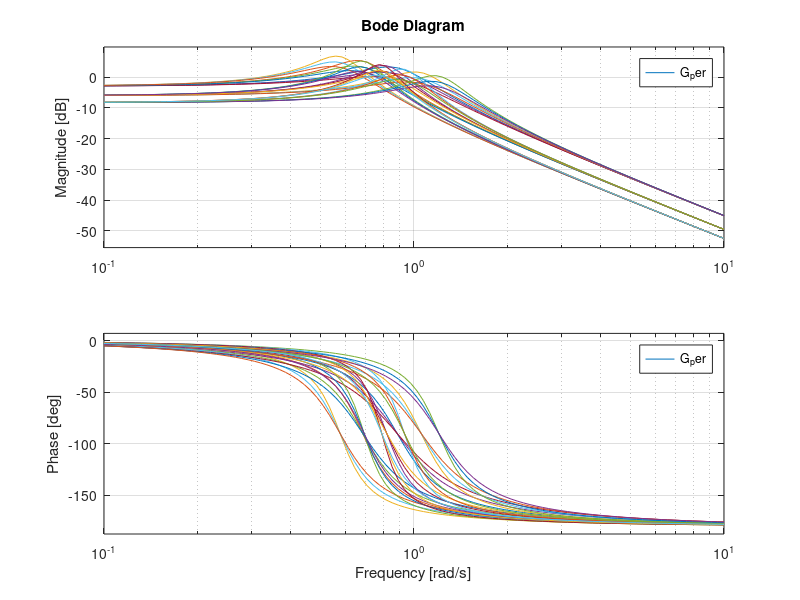
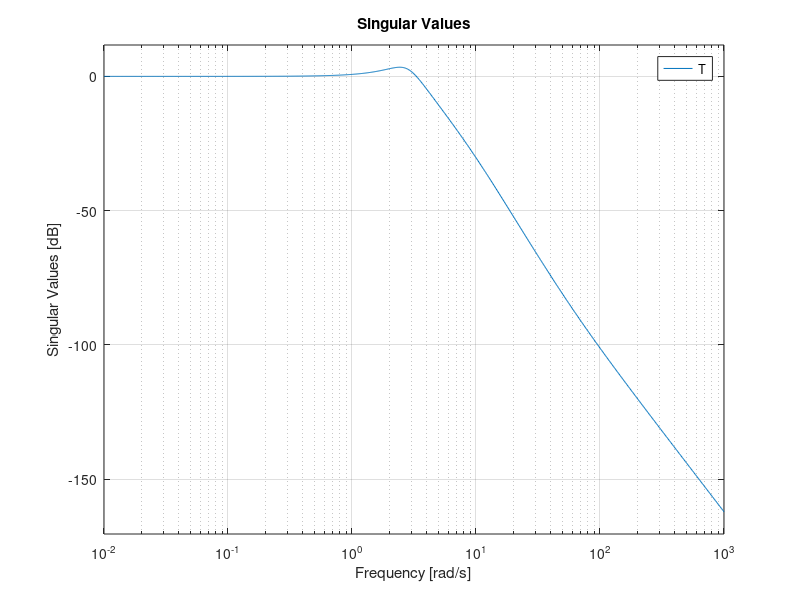
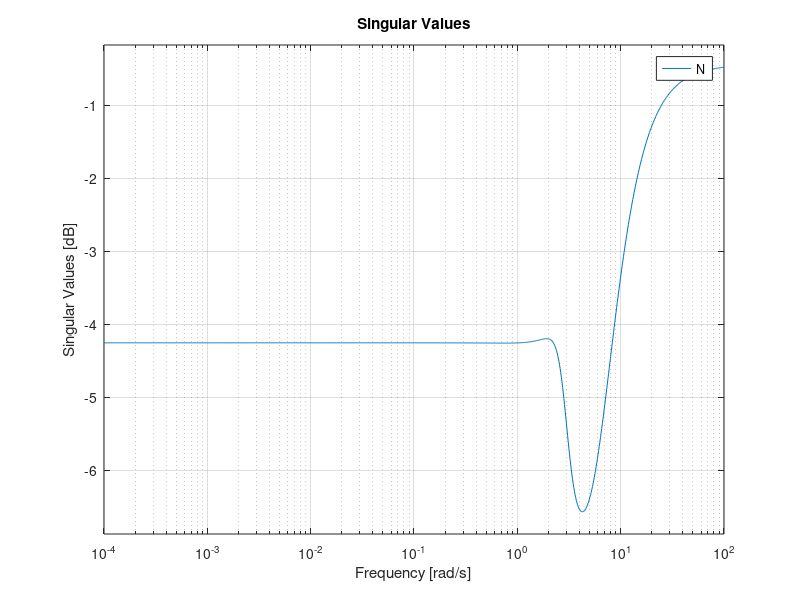
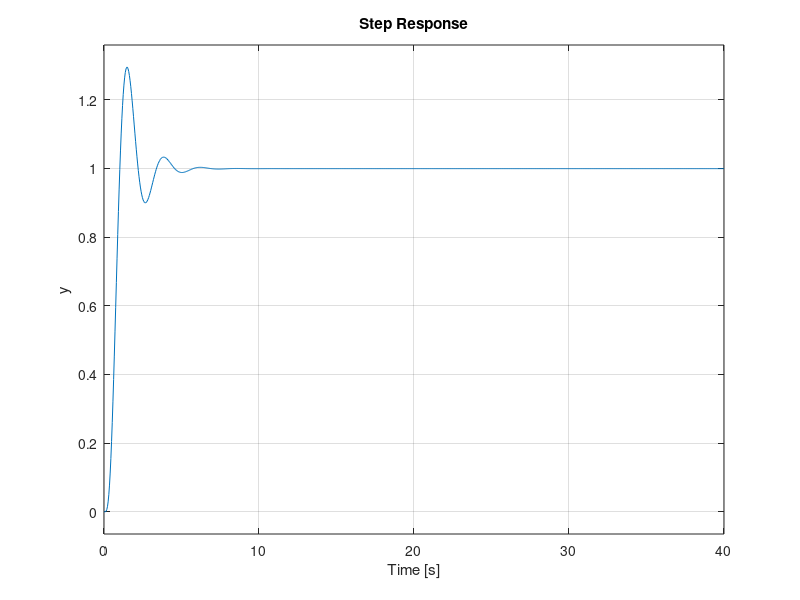

These figures' MATLAB source, in order:
% ===============================================================================
% Robust Control of a Mass-Damper-Spring System
% ===============================================================================
% Reference: Gu, D.W., Petkov, P.Hr. and Konstantinov, M.M.
%            Robust Control Design with Matlab, Springer 2005
% ===============================================================================

% Tabula Rasa
clear all, close all, clc

% ===============================================================================
% System Model
% ===============================================================================
%                +---------------+  
%                | d_m   0    0  |
%          +-----|  0   d_c   0  |<----+
%      u_m |     |  0    0   d_k |     | y_m
%      u_c |     +---------------+     | y_c
%      u_k |                           | y_k
%          |     +---------------+     |
%          +---->|               |-----+
%                |     G_nom     |
%        u ----->|               |-----> y
%                +---------------+

% Nominal Values
m_nom = 3;   % mass
c_nom = 1;   % damping coefficient
k_nom = 2;   % spring stiffness

% Perturbations
p_m = 0.4;   % 40% uncertainty in the mass
p_c = 0.2;   % 20% uncertainty in the damping coefficient
p_k = 0.3;   % 30% uncertainty in the spring stiffness

% State-Space Representation
A =   [            0,            1
        -k_nom/m_nom, -c_nom/m_nom ];

B1 =  [            0,            0,            0
                -p_m,   -p_c/m_nom,   -p_k/m_nom ];

B2 =  [            0
             1/m_nom ];

C1 =  [ -k_nom/m_nom, -c_nom/m_nom
                   0,        c_nom
               k_nom,            0 ];

C2 =  [            1,            0 ];

D11 = [         -p_m,   -p_c/m_nom,   -p_k/m_nom
                   0,            0,            0
                   0,            0,            0 ];

D12 = [      1/m_nom
                   0
                   0 ];

D21 = [            0,            0,            0 ];

D22 = [            0 ];

inname = {'u_m', 'u_c', 'u_k', 'u'};             % input names
outname = {'y_m', 'y_c', 'y_k', 'y'};            % output names

G_nom = ss (A, [B1, B2], [C1; C2], [D11, D12; D21, D22], ...
            'inputname', inname, 'outputname', outname);


% ===============================================================================
% Frequency Analysis of Uncertain System
% ===============================================================================

% Uncertainties: -1 <= delta_m, delta_c, delta_k <= 1
[delta_m, delta_c, delta_k] = ndgrid ([-1, 0, 1], [-1, 0, 1], [-1, 0, 1]);

% Bode Plots of Perturbed Plants
w = logspace (-1, 1, 100);                       % frequency vector
figure (1)

for k = 1 : numel (delta_m)
  Delta = diag ([delta_m(k), delta_c(k), delta_k(k)]);
  G_per = lft (Delta, G_nom);
  bode (G_per, w)
  subplot (2, 1, 1)
  hold on
  subplot (2, 1, 2)
  hold on
endfor


% ===============================================================================
% Mixed Sensitivity H-infinity Controller Design
% ===============================================================================
%                                    +-------+
%             +--------------------->|  W_p  |----------> e_p
%             |                      +-------+
%             |                      +-------+
%             |                +---->|  W_u  |----------> e_u
%             |                |     +-------+
%             |                |    +---------+
%             |                |  ->|         |->
%  r   +    e |   +-------+  u |    |  G_nom  |
% ----->(+)---+-->|   K   |----+--->|         |----+----> y
%        ^ -      +-------+         +---------+    |
%        |                                         |
%        +-----------------------------------------+

% Weighting Functions
s = tf ('s');                                    % transfer function variable
W_p = 0.95 * (s^2 + 1.8*s + 10) / (s^2 + 8.0*s + 0.01);
W_u = 10^-2;

% Mixed Sensitivity H-infinity Controller Design
G = G_nom(4, 4);                                 % extract output y and input u

[K, N, gamma] = mixsyn (G, W_p, W_u);

L = G * K;                                       % open loop
T = feedback (L);                                % closed loop

figure (2)
sigma (T)

figure (3)
sigma (N)

norm (N, inf)

figure (4)
step (T)


% ===============================================================================
% H-infinity Loop-Shaping Design
% ===============================================================================

W1 = 8 * (2*s + 1) / (0.9*s);                    % precompensator
W2 = 1;                                          % postcompensator
factor = 1.1;                                    % suboptimal controller

% Compute the suboptimal positive feedback controller
K = ncfsyn (G, W1, W2, factor);                  % positive feedback controller
[K, N, gamma, info] = ncfsyn (G, W1, W2, factor)

K = -K;                                          % negative feedback controller
L = G * K;                                       % open loop
T = feedback (L);                                % closed loop

figure (5)
step (T)

% ===============================================================================
